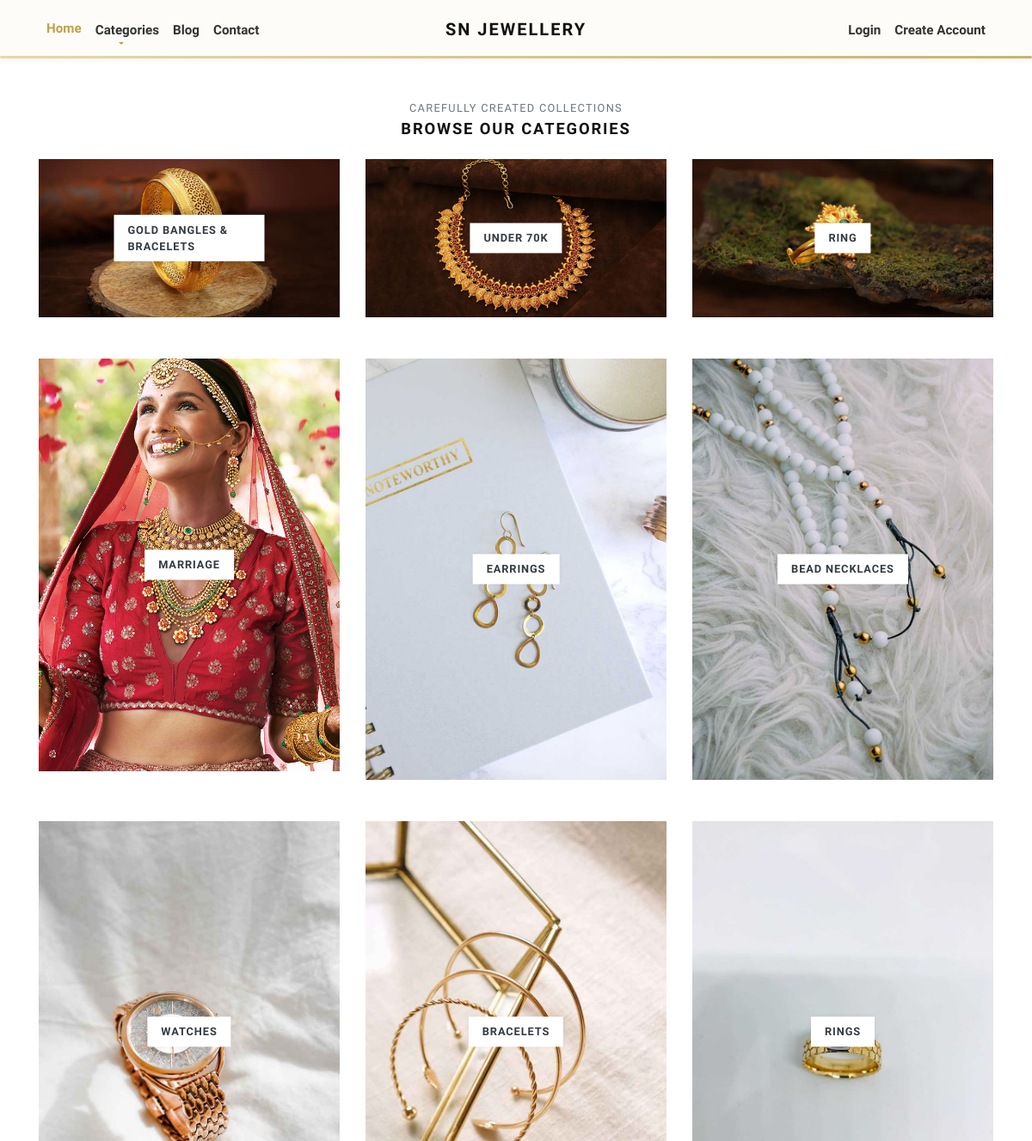
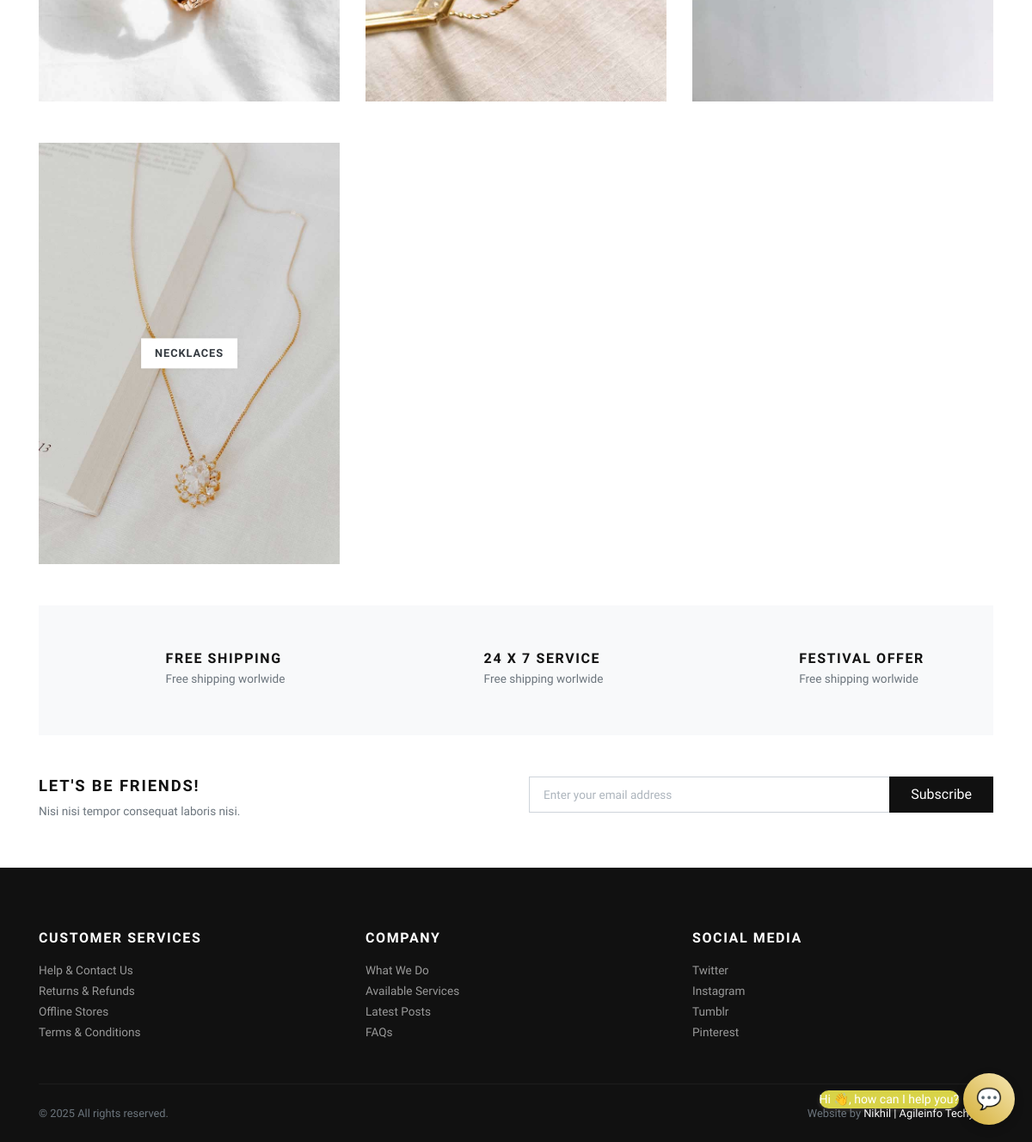
Page /categories/ on the committed database (2 pictures, top to bottom).
### store/models.py (models this page shows, shortened)
class Category(models.Model):
    title = models.CharField(max_length=50, verbose_name="Category Title")
    slug = models.SlugField(max_length=55, verbose_name="Category Slug")
    description = models.TextField(blank=True, verbose_name="Category Description")
    category_image = models.ImageField(upload_to='category', blank=True, null=True, verbose_name="Category Image")
    is_active = models.BooleanField(verbose_name="Is Active?")
    is_featured = models.BooleanField(verbose_name="Is Featured?")
    created_at = models.DateTimeField(auto_now_add=True, verbose_name="Created Date")
    updated_at = models.DateTimeField(auto_now=True, verbose_name="Updated Date")
    class Meta:
        verbose_name_plural = 'Categories'
        ordering = ('-created_at', )

### store/views.py (the view)
# urls.py: path('categories/', views.all_categories, name="all-categories"),
def all_categories(request):
    categories = Category.objects.filter(is_active=True)
    return render(request, 'store/categories.html', {'categories':categories})

### store/context_preprocessors.py (called while the page is built)
def store_menu(request):
    categories = Category.objects.filter(is_active=True)
    context = {
        'categories_menu': categories,
    }
    return context

def cart_menu(request):
    if request.user.is_authenticated:
        cart_items= Cart.objects.filter(user=request.user)
        context = {
            'cart_items': cart_items,
        }
    else:
        context = {}
    return context

### templates/store/categories.html (shortened to what this page needs)
{% extends 'base.html' %}
{% load static %}
      {% block content %}
      <div class="container">
        <section class="pt-5">
          <header class="text-center">
            <p class="small text-muted small text-uppercase mb-1">Carefully created collections</p>
            <h2 class="h5 text-uppercase mb-4">Browse our categories</h2>
          </header>
          <div class="row">
          {% if categories %}
            {% for category in categories %}
              <div class="col-md-4 mb-4 mb-md-5">
                <a class="category-item" href="{% url 'store:category-products' category.slug %}">
                  <strong class="category-item-title">{{ category.title }}</strong>
                </a>
              </div>
            {% endfor %}
          {% endif %}
          </div>
        </section>
        <section class="py-5 bg-light">
          <div class="container">
            <div class="row text-center">
              <div class="col-lg-4 mb-3 mb-lg-0">
                <div class="d-inline-block">
                  <div class="media align-items-end">
                    <svg class="svg-icon svg-icon-big svg-icon-light">
                      <use xlink:href="#delivery-time-1"> </use>
                    </svg>
                    <div class="media-body text-left ml-3">
                      <h6 class="text-uppercase mb-1">Free shipping</h6>
                      <p class="text-small mb-0 text-muted">Free shipping worlwide</p>
                    </div>
                  </div>
                </div>
              </div>
              <div class="col-lg-4 mb-3 mb-lg-0">
                <div class="d-inline-block">
                  <div class="media align-items-end">
                    <svg class="svg-icon svg-icon-big svg-icon-light">
                      <use xlink:href="#helpline-24h-1"> </use>
                    </svg>
                    <div class="media-body text-left ml-3">
                      <h6 class="text-uppercase mb-1">24 x 7 service</h6>
                      <p class="text-small mb-0 text-muted">Free shipping worlwide</p>
                    </div>
                  </div>
                </div>
              </div>
              <div class="col-lg-4">
                <div class="d-inline-block">
                  <div class="media align-items-end">
                    <svg class="svg-icon svg-icon-big svg-icon-light">
                      <use xlink:href="#label-tag-1"> </use>
                    </svg>
                    <div class="media-body text-left ml-3">
                      <h6 class="text-uppercase mb-1">Festival offer</h6>
                      <p class="text-small mb-0 text-muted">Free shipping worlwide</p>
                    </div>
                  </div>
                </div>
              </div>
            </div>
          </div>
        </section>
        <section class="py-5">
          <div class="container p-0">
            <div class="row">
              <div class="col-lg-6 mb-3 mb-lg-0">
                <h5 class="text-uppercase">Let's be friends!</h5>
                <p class="text-small text-muted mb-0">Nisi nisi tempor consequat laboris nisi.</p>
              </div>
              <div class="col-lg-6">
                <form action="#">
                  <div class="input-group flex-column flex-sm-row mb-3">
                    <input class="form-control form-control-lg py-3" type="email" placeholder="Enter your email address" aria-describedby="button-addon2">
                    <div class="input-group-append">
                      <button class="btn btn-dark btn-block" id="button-addon2" type="submit">Subscribe</button>
                    </div>
                  </div>
                </form>
              </div>
            </div>
          </div>
        </section>
      </div>
      {% endblock content %}

### jewelryshop/static/css/style.default.css (style rules this page uses)
.text-small { font-size: 0.85rem !important; }
strong { font-weight: 700; }
.category-item { display: block; position: relative; color: #343a40; transition: all 0.3s; }
.category-item-title { display: inline-block; padding: 0.5rem 1rem; background: #fff; text-transform: uppercase; letter-spacing: 0.07em; position: absolute; top: 50%; left: 50%; -webkit-transform: translate(-50%, -50%); transform: translate(-50%, -50%); box-shadow: 0 0 5px rgba(0, 0, 0, 0.07); font-size: 0.8rem; }
.text-uppercase { text-transform: uppercase; letter-spacing: 0.1em; }
.svg-icon { width: 32px; height: 32px; vertical-align: text-bottom; stroke: currentColor; stroke-width: 3; --layer1: currentColor; --layer2: currentColor; --layer3: currentColor; }
.svg-icon.svg-icon-light { stroke-width: 2; }
.svg-icon-big { width: 48px; height: 48px; }
.btn { font-weight: 400; border: 1px solid transparent; font-family: inherit; padding: 0.375rem 1.5rem; font-size: 1rem; line-height: 1.5; border-radius: 0; transition: color 0.15s ease-in-out, background-color 0.15s ease-in-out, border-color 0.15s ease-in-out, box-shadow 0.15s ease-in-out; }
.btn-dark { color: #fff; background-color: #111111; border-color: #111111; }
body { font-family: "Libre Franklin", sans-serif; font-size: 1rem; font-weight: 400; line-height: 1.5; color: #111111; background-color: #fff; }
a { color: #dcb14a; text-decoration: none; }
h1, h2, h3, h4, h5, h6, .h1, .h2, .h3, .h4, .h5, .h6 { margin-bottom: 0.5rem; font-family: inherit; font-weight: 900; line-height: 1.2; color: inherit; }
h2, .h2 { font-size: 1.9rem; }
h5, .h5 { font-size: 1.15rem; }
h6, .h6 { font-size: 1rem; }
small, .small { font-size: 80%; font-weight: 400; }
.bg-light { background-color: #f8f9fa !important; }
.form-control { padding: 0.375rem 0.75rem; font-size: 1rem; line-height: 1.5; color: #495057; background-color: #fff; border: 1px solid #ced4da; border-radius: 0; transition: border-color 0.15s ease-in-out, box-shadow 0.15s ease-in-out; }
.form-control::placeholder { color: #adb5bd; font-size: 0.85rem; font-weight: 400; }
.form-control-lg { padding: 0.5rem 1rem; font-size: 1rem; line-height: 1.5; border-radius: 0; }

### rows in the picture
Category: title "GOLD BANGLES & BRACELETS"
Category: title "UNDER 70K"
Category: title "RING"
Category: title "MARRIAGE"
Category: title "EARRINGS"
Category: title "BEAD NECKLACES"
Category: title "WATCHES"
Category: title "BRACELETS"
Category: title "RINGS"
Category: title "NECKLACES"
